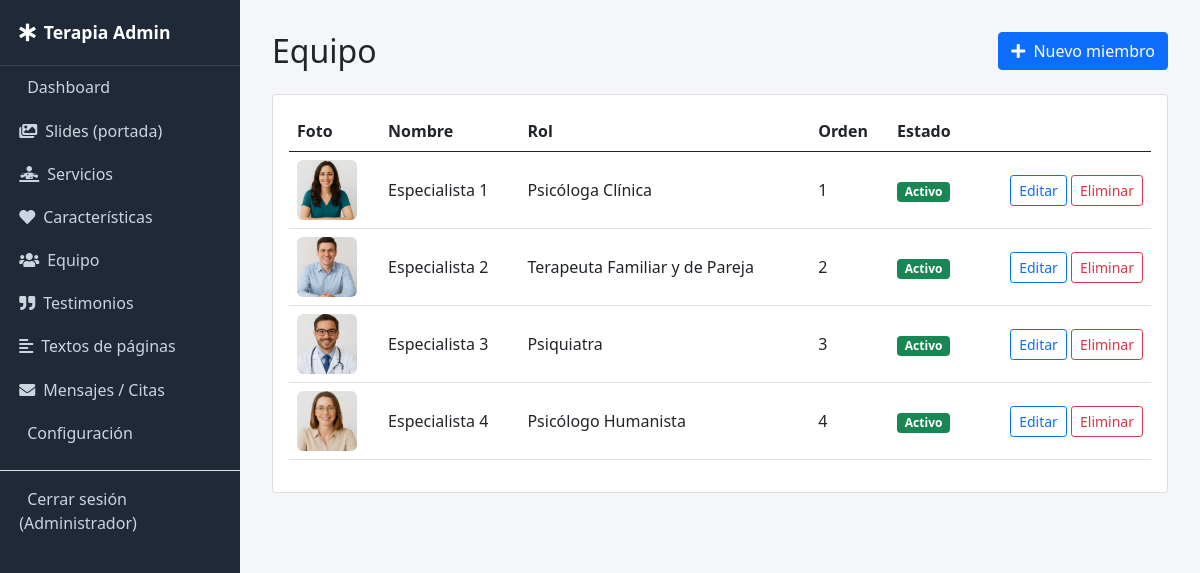
Screenshot of /admin/team (signed in) with the database file from the repository.
### tables this page shows
CREATE TABLE `team_members` (
  `id` INT UNSIGNED AUTO_INCREMENT PRIMARY KEY,
  `name` VARCHAR(150) NOT NULL,
  `role` VARCHAR(150) NULL,
  `description` TEXT NULL,
  `image` VARCHAR(255) NULL,
  `facebook` VARCHAR(255) NULL,
  `twitter` VARCHAR(255) NULL,
  `instagram` VARCHAR(255) NULL,
  `linkedin` VARCHAR(255) NULL,
  `sort_order` INT DEFAULT 0,
  `status` TINYINT(1) DEFAULT 1
);

### app/core/Controller.php (called while the page is built, shortened)
<?php
abstract class Controller
{
    protected function adminView(string $view, array $data = []): void
    {
        extract($data);
        require VIEWS_PATH . '/admin/_header.php';
        require VIEWS_PATH . "/admin/{$view}.php";
        require VIEWS_PATH . '/admin/_footer.php';
    }
}

### app/controllers/Admin/TeamController.php (called while the page is built, shortened)
<?php
class AdminTeamController extends Controller
{
    public function index(): void
    {
        $model = new TeamMember();
        $this->adminView('team/index', ['items' => $model->all('sort_order ASC, id ASC')]);
    }
}

### index.php (called while the page is built, shortened)
<?php
require APP_PATH . '/helpers/functions.php';
$router = new Router();
$router->get('/', function () {
    (new HomeController())->index();
});
$router->get('/servicios', function () {
    (new ServiceController())->index();
});
$router->get('/servicio/{slug}', function (string $slug) {
    (new ServiceController())->show($slug);
});
$router->get('/sobre-nosotros', function () {
    (new PageController())->about();
});
$router->get('/equipo', function () {
    (new PageController())->team();
});
$router->get('/motivacion', function () {
    (new PageController())->testimonial();
});
$router->get('/caracteristicas', function () {
    (new PageController())->feature();
});
$router->get('/cita', function () {
    (new PageController())->appointment();
});
$router->post('/cita', function () {
    (new PageController())->storeAppointment();
});
$router->get('/contacto', function () {
    (new ContactController())->index();
});
$router->post('/contacto', function () {
    (new ContactController())->store();
});
$router->get('/admin/login', function () {
    (new AdminAuthController())->loginForm();
});
$router->post('/admin/login', function () {
    (new AdminAuthController())->login();
});
$router->get('/admin/logout', function () {
    (new AdminAuthController())->logout();
});
$router->get('/admin', function () {
    (new AdminDashboardController())->index();
});
$router->get('/admin/services', fn() => (new AdminServiceController())->index());
$router->get('/admin/services/create', fn() => (new AdminServiceController())->create());
$router->get('/admin/services/edit/{id}', fn($id) => (new AdminServiceController())->edit((int)$id));
$router->post('/admin/services/store', fn() => (new AdminServiceController())->store());
$router->get('/admin/services/delete/{id}', fn($id) => (new AdminServiceController())->delete((int)$id));
$router->get('/admin/slides', fn() => (new AdminSlideController())->index());
$router->get('/admin/slides/create', fn() => (new AdminSlideController())->create());
$router->get('/admin/slides/edit/{id}', fn($id) => (new AdminSlideController())->edit((int)$id));
$router->post('/admin/slides/store', fn() => (new AdminSlideController())->store());
$router->get('/admin/slides/delete/{id}', fn($id) => (new AdminSlideController())->delete((int)$id));
$router->get('/admin/features', fn() => (new AdminFeatureController())->index());
$router->get('/admin/features/create', fn() => (new AdminFeatureController())->create());
$router->get('/admin/features/edit/{id}', fn($id) => (new AdminFeatureController())->edit((int)$id));
$router->post('/admin/features/store', fn() => (new AdminFeatureController())->store());
$router->get('/admin/features/delete/{id}', fn($id) => (new AdminFeatureController())->delete((int)$id));
$router->get('/admin/team', fn() => (new AdminTeamController())->index());
$router->get('/admin/team/create', fn() => (new AdminTeamController())->create());
$router->get('/admin/team/edit/{id}', fn($id) => (new AdminTeamController())->edit((int)$id));
$router->post('/admin/team/store', fn() => (new AdminTeamController())->store());
$router->get('/admin/team/delete/{id}', fn($id) => (new AdminTeamController())->delete((int)$id));
$router->get('/admin/testimonials', fn() => (new AdminTestimonialController())->index());
$router->get('/admin/testimonials/create', fn() => (new AdminTestimonialController())->create());
$router->get('/admin/testimonials/edit/{id}', fn($id) => (new AdminTestimonialController())->edit((int)$id));
$router->post('/admin/testimonials/store', fn() => (new AdminTestimonialController())->store());
$router->get('/admin/testimonials/delete/{id}', fn($id) => (new AdminTestimonialController())->delete((int)$id));
$router->get('/admin/content-blocks', fn() => (new AdminContentBlockController())->index());
$router->get('/admin/content-blocks/edit/{key}', fn($key) => (new AdminContentBlockController())->edit($key));
$router->post('/admin/content-blocks/store', fn() => (new AdminContentBlockController())->store());
$router->get('/admin/settings', fn() => (new AdminSettingsController())->index());
$router->post('/admin/settings/store', fn() => (new AdminSettingsController())->store());
$router->get('/admin/messages', fn() => (new AdminMessageController())->index());
$router->get('/admin/messages/{id}', fn($id) => (new AdminMessageController())->show((int)$id));
$router->get('/admin/messages/delete/{id}', fn($id) => (new AdminMessageController())->delete((int)$id));
$router->dispatch();

### app/helpers/functions.php (called while the page is built, shortened)
<?php
function e(?string $value): string
{
    return htmlspecialchars($value ?? '', ENT_QUOTES, 'UTF-8');
}
function base_url(string $path = ''): string
{
    return rtrim(BASE_URL, '/') . '/' . ltrim($path, '/');
}
function image_url(?string $filename, string $fallback = 'img/service-1.jpg'): string
{
    return UPLOADS_URL . '/' . ltrim($filename, '/');
}

### app/core/Model.php (called while the page is built, shortened)
<?php
abstract class Model
{
    protected PDO $db;
    protected string $table;
    public function __construct()
    {
        $this->db = Database::getInstance();
    }
    public function all(string $orderBy = 'id ASC'): array
    {
        $stmt = $this->db->query("SELECT * FROM {$this->table} ORDER BY {$orderBy}");
        return $stmt->fetchAll();
    }
}

### app/core/Database.php (called while the page is built)
<?php
class Database
{
    private static ?PDO $instance = null;
    public static function getInstance(): PDO
    {
        if (self::$instance === null) {
            $dsn = 'mysql:host=' . DB_HOST . ';dbname=' . DB_NAME . ';charset=' . DB_CHARSET;
            try {
                self::$instance = new PDO($dsn, DB_USER, DB_PASS, [
                    PDO::ATTR_ERRMODE            => PDO::ERRMODE_EXCEPTION,
                    PDO::ATTR_DEFAULT_FETCH_MODE => PDO::FETCH_ASSOC,
                    PDO::ATTR_EMULATE_PREPARES   => false,
                ]);
            } catch (PDOException $e) {
                if (APP_DEBUG) {
                    die('Error de conexión a la base de datos: ' . $e->getMessage());
                }
                die('No se pudo conectar a la base de datos.');
            }
        }
        return self::$instance;
    }
}

### app/views/admin/team/index.php (the view, shortened to what this page needs)
<div class="d-flex justify-content-between align-items-center mb-4">
    <h2 class="m-0">Equipo</h2>
    <a href="<?= base_url('/admin/team/create') ?>" class="btn btn-primary"><i class="fas fa-plus me-1"></i> Nuevo miembro</a>
</div>
<div class="card p-3">
    <table class="table align-middle">
        <thead><tr><th>Foto</th><th>Nombre</th><th>Rol</th><th>Orden</th><th>Estado</th><th></th></tr></thead>
        <tbody>
            <?php foreach ($items as $item): ?>
                <tr>
                    <td><img src="<?= image_url($item['image']) ?>" class="thumb"></td>
                    <td><?= e($item['name']) ?></td>
                    <td><?= e($item['role']) ?></td>
                    <td><?= (int)$item['sort_order'] ?></td>
                    <td><?= $item['status'] ? '<span class="badge bg-success">Activo</span>' : '<span class="badge bg-secondary">Oculto</span>' ?></td>
                    <td class="text-end">
                        <a href="<?= base_url('/admin/team/edit/' . $item['id']) ?>" class="btn btn-sm btn-outline-primary">Editar</a>
                        <a href="<?= base_url('/admin/team/delete/' . $item['id']) ?>" class="btn btn-sm btn-outline-danger" onclick="return confirm('¿Eliminar?')">Eliminar</a>
                    </td>
                </tr>
            <?php endforeach; ?>
        </tbody>
    </table>
</div>

### app/views/admin/_header.php (style rules this page uses)
body { background: #f4f6f9; }
.thumb { width: 60px; height: 60px; object-fit: cover; border-radius: 6px; }

### rows the page displays
team_members: image (picture), name "Especialista 1", role "Psicóloga Clínica", sort_order "1", status "Activo"
team_members: image (picture), name "Especialista 2", role "Terapeuta Familiar y de Pareja", sort_order "2", status "Activo"
team_members: image (picture), name "Especialista 3", role "Psiquiatra", sort_order "3", status "Activo"
team_members: image (picture), name "Especialista 4", role "Psicólogo Humanista", sort_order "4", status "Activo"

### other values shown
$settings['site_name'] "Terapia"
$adminName "Administrador"
